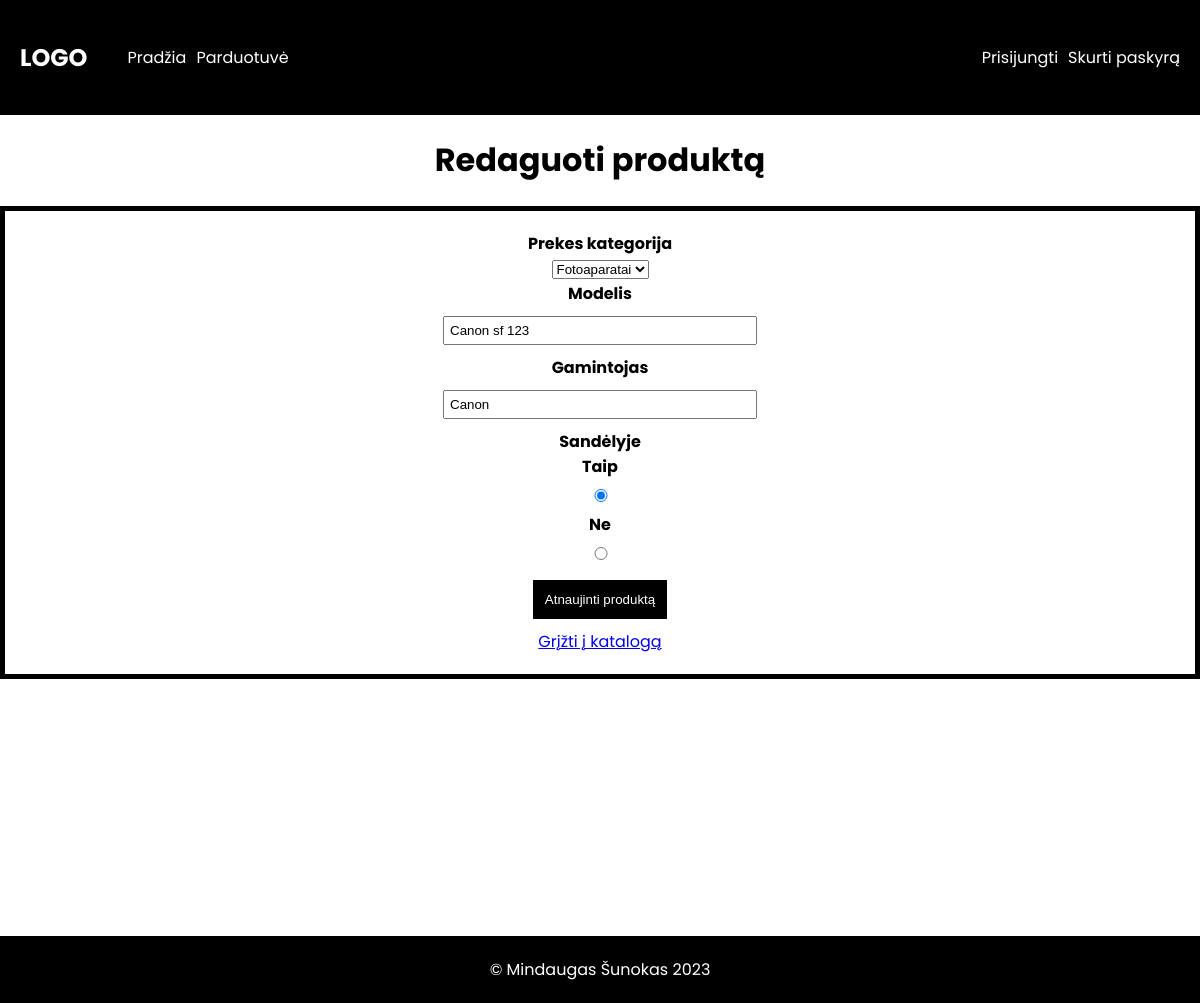
Screenshot of /edit-product.php?produktas=1 with the database file from the repository.
### tables this page shows
CREATE TABLE `parduotuve` (
  `id` int(11) NOT NULL,
  `prekes_kategorija` varchar(255) NOT NULL,
  `modelis` varchar(255) NOT NULL,
  `gamintojas` varchar(255) NOT NULL,
  `sandelis` varchar(10) DEFAULT NULL
);

### edit-product.php (the view, shortened to what this page needs)
<?php
    require_once('inc/dbc.inc.php');
    if (isset($_GET['produktas'])) {
        $productID = $_GET['produktas'];
        $query = "SELECT * FROM parduotuve WHERE id = :productID";
        $stmt = $conn->prepare($query);
        $stmt->bindParam("productID", $productID);
        $stmt->execute();
        $product = $stmt->fetch(PDO::FETCH_ASSOC);
        if ($product) {
            $category = $product['prekes_kategorija'];
            $model = $product['modelis'];
            $manufacturer = $product['gamintojas'];
        }
    }
?>
<!DOCTYPE html>
<html lang="en">
<head>
    <link rel="stylesheet" href="style.css">
</head>
<body>
    <?php include('inc/nav.inc.php') ?>
    <div class="container">
        <h1 class="heading">Redaguoti produktą</h1>
        <form action="" method="POST">
            <div>
                <label for="prekes_kategorija">Prekes kategorija</label>
                <div>
                    <select name="prekes_kategorija">
                        <option value="<?php echo htmlspecialchars($category); ?>"><?php echo htmlspecialchars($category); ?></option>
                    </select>
                </div>
                <label for="prekes_modelis">Modelis</label>
                <div>
                    <input type="text" name="prekes_modelis" placeholder="Prekės pavadinimas (modelis)" value="<?php echo htmlspecialchars($model); ?>">
                </div>
                <label for="prekes_gamintojas">Gamintojas</label>
                <div>
                    <input type="text" name="prekes_gamintojas" placeholder="Įveskite prekės gamintoją." value="<?php echo htmlspecialchars($manufacturer); ?>">
                </div>
                <div><label for="sandelis">Sandėlyje</label></div>
                <label for="">Taip</label>
                <div class="checkbox">
                    <input type="radio" name="sandelis" value="taip" checked>
                </div>
                <label for="">Ne</label>
                <div class="checkbox">
                    <input type="radio" name="sandelis" value="ne">
                </div>
                <button type="submit">Atnaujinti produktą</button>
            </div>
            <a href="dashboard.php">Grįžti į katalogą</a>
        </form>
    </div>
    <?php include('inc/footer.inc.php') ?>
</body>
</html>

### style.css (style rules this page uses)
body { padding: 0; margin: 0; box-sizing: border-box; font-family: 'Poppins', sans-serif; }
.container { min-height: 100vh; }
.heading { text-align: center; }
form { border: 5px solid black; text-align: center; padding-top: 20px; padding-bottom: 20px; }
form input { width: 300px; padding: 5px; margin-top: 10px; margin-bottom: 10px; }
form label { font-weight: 700; }
form button { margin: 10px; padding: 10px; background-color: black; color: white; border: 2px solid transparent; cursor: pointer; }

### rows the page displays
parduotuve: prekes_kategorija "Fotoaparatai", prekes_modelis "Canon sf 123", prekes_gamintojas "Canon"
